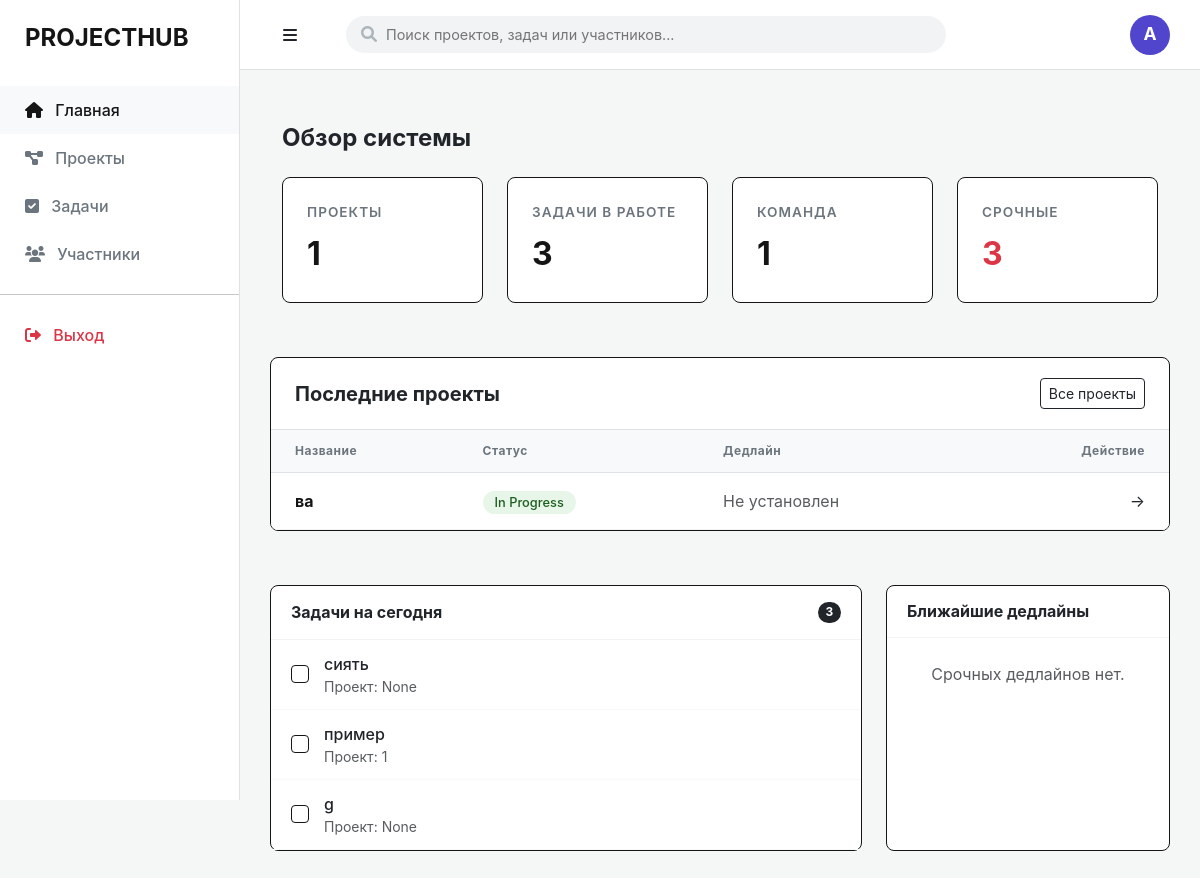
Before: / with the older database file.
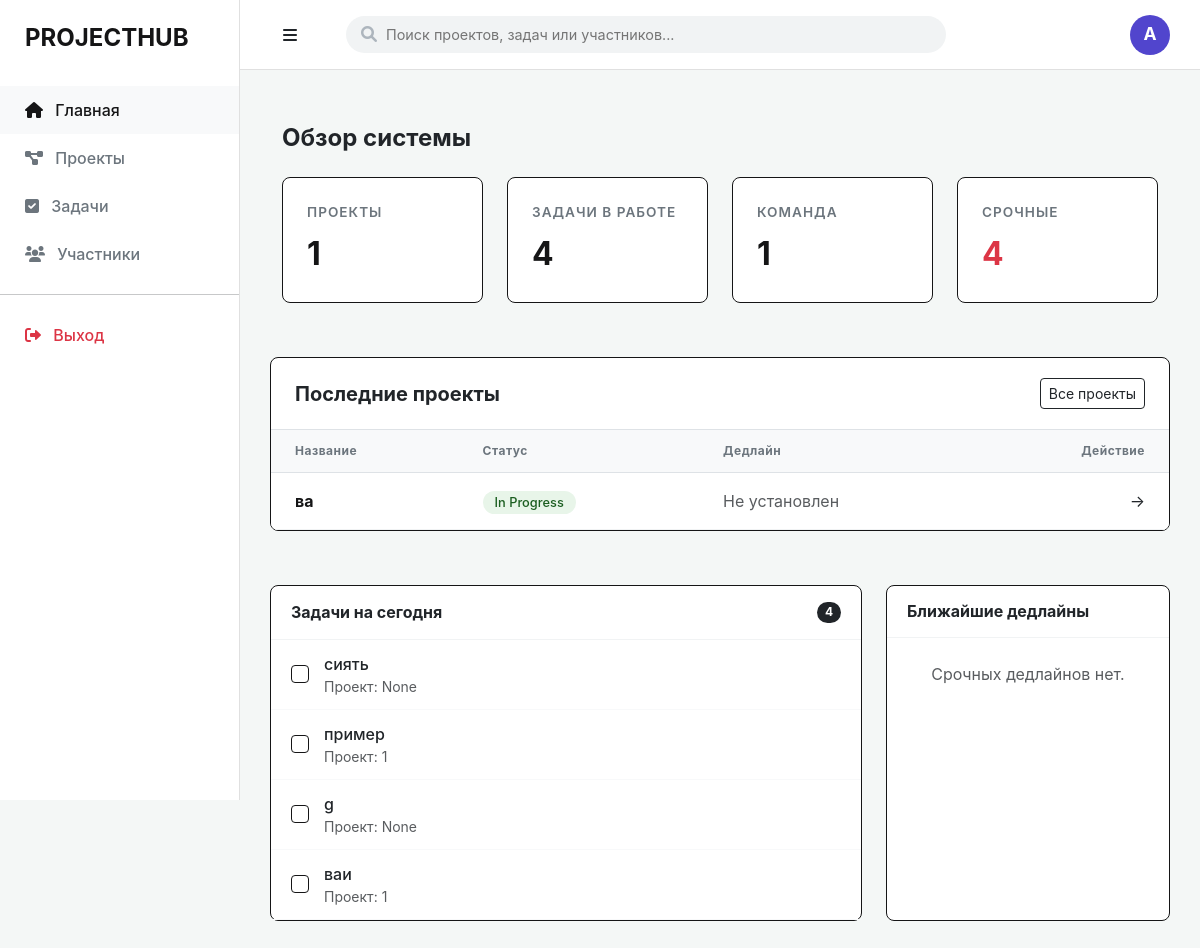
After: the same page with the newer database file.
### app/models/project.py (models this page shows)
class Project(Base):
    __tablename__ = "projects"
    id = Column(Integer, primary_key=True, index=True)
    title = Column(String, nullable=False)
    description = Column(Text)
    status = Column(String, default="In Progress")
    deadline = Column(DateTime, nullable=True) # Новое поле для даты
    created_at = Column(DateTime, default=datetime.utcnow)
    owner_id = Column(Integer, ForeignKey("users.id"))
    owner = relationship("User", back_populates="projects")

### app/models/task.py (models this page shows)
class Task(Base):
    __tablename__ = "tasks"
    id = Column(Integer, primary_key=True, index=True)
    title = Column(String)
    status = Column(String, default="To Do")
    owner_id = Column(Integer, ForeignKey("users.id"))
    owner = relationship("User", back_populates="tasks")
    deadline = Column(Date, nullable=True)
    project_id = Column(Integer, ForeignKey("projects.id"))

### app/main.py (the view)
@app.get("/")
def read_root(request: Request, db: Session = Depends(get_db)):
    total_projects = db.query(Project).count()
    active_tasks_count = db.query(Task).filter(Task.status != "Done").count()
    total_users = db.query(User).count()
    today = date.today()
    recent_projects = db.query(Project).order_by(Project.id.desc()).limit(5).all()
    tasks_today = db.query(Task).filter(Task.status != "Done").limit(5).all()
    upcoming_deadlines = db.query(Project).filter(
        Project.deadline >= today
    ).order_by(Project.deadline.asc()).limit(3).all()
    return templates.TemplateResponse("index.html", {
        "request": request,
        "stats": {
            "projects": total_projects,
            "tasks": active_tasks_count,
            "users": total_users,
            "urgent": active_tasks_count
        },
        "recent_projects": recent_projects,
        "tasks_today": tasks_today,
        "upcoming_deadlines": upcoming_deadlines
    })

### templates/index.html (shortened to what the changed rows need)
{% extends "base.html" %}
{% block content %}
<div class="container-fluid py-4">
    <div class="mb-4">
        <h2 class="h4 fw-bold">Обзор системы</h2>
    </div>
    <div class="row g-4">
        <div class="col-md-3">
            <div class="stat-card">
                <span class="stat-label text-uppercase">Задачи в работе</span>
                <span class="stat-value">{{ stats.tasks }}</span>
            </div>
        </div>
        <div class="col-md-3">
            <div class="stat-card">
                <span class="stat-label text-uppercase">Срочные</span>
                <span class="stat-value text-danger">{{ stats.urgent }}</span>
            </div>
        </div>
    </div>
</div>
<div class="recent-section">
    <div class="table-responsive">
        <table class="table mb-0">
            <thead>
                <tr>
                    <th>Название</th>
                    <th>Статус</th>
                    <th>Дедлайн</th>
                    <th class="text-end">Действие</th>
                </tr>
            </thead>
            <tbody>
                {% for project in recent_projects %}
                <tr>
                    <td class="fw-bold">{{ project.title }}</td>
                    <td>
                        <span class="status-pill {% if project.status == 'Active' %}status-active{% else %}status-new{% endif %}">
                            {{ project.status or 'Новый' }}
                        </span>
                    </td>
                    <td class="text-muted">
                        {{ project.deadline.strftime('%d.%m.%Y') if project.deadline else 'Не установлен' }}
                    </td>
                    <td class="text-end">
                        <a href="/projects" class="text-decoration-none text-dark">→</a>
                    </td>
                </tr>
                {% else %}
                <tr>
                    <td colspan="4" class="text-center py-5 text-muted">
                        У вас пока нет созданных проектов.
                    </td>
                </tr>
                {% endfor %}
            </tbody>
        </table>
    </div>
</div>
<div class="row dashboard-lower-grid g-4">
    <div class="col-lg-8">
        <div class="info-block">
            <div class="info-header d-flex justify-content-between align-items-center">
                <h3 class="h6 mb-0 fw-bold">Задачи на сегодня</h3>
                <span class="badge rounded-pill bg-dark">{{ tasks_today|length }}</span>
            </div>
            <div class="info-body">
                {% for task in tasks_today %}
                <div class="task-item">
                    <div class="task-checkbox"></div>
                    <div class="d-flex flex-column">
                        <span class="fw-medium">{{ task.title }}</span>
                        <small class="text-muted">Проект: {{ task.project_id }}</small>
                    </div>
                </div>
                {% else %}
                <div class="p-4 text-center text-muted">На сегодня задач нет. Отдохните!</div>
                {% endfor %}
            </div>
        </div>
    </div>
</div>
{% endblock %}

Changed rows visible on the page:
added Task: title "ваи", project_id "1"
Other visible differences:
{{ stats.tasks }}: "3" → "4"
{{ stats.urgent }}: "3" → "4"
{{ tasks_today|length }}: "3" → "4"
